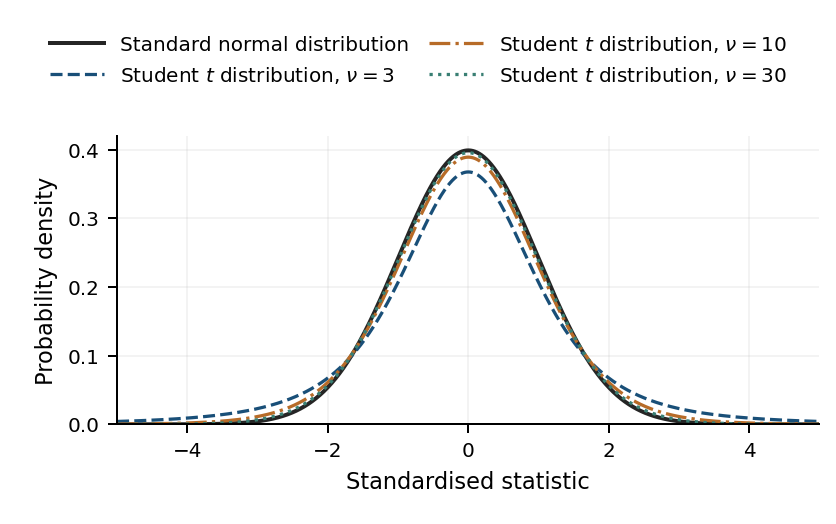

Recreate this plot in Python.
#!/usr/bin/env python3
"""Plot standard normal and Student t densities at their printed dimensions."""

from pathlib import Path

import matplotlib

matplotlib.use("Agg")
import matplotlib.pyplot as plt
import numpy as np
from scipy.stats import norm, t


def main():
    plt.rcParams.update({
        "font.family": "DejaVu Sans",
        "font.size": 9,
        "axes.labelsize": 9,
        "xtick.labelsize": 8,
        "ytick.labelsize": 8,
        "legend.fontsize": 8,
        "lines.linewidth": 1.3,
        "axes.spines.top": False,
        "axes.spines.right": False,
        "pdf.fonttype": 42,
    })

    x = np.linspace(-5, 5, 2001)
    fig, ax = plt.subplots(figsize=(118 / 25.4, 74 / 25.4))
    fig.subplots_adjust(left=.14, right=.98, bottom=.19, top=.74)
    ax.plot(x, norm.pdf(x), color="#252525", linewidth=1.6,
            label="Standard normal distribution")
    for degrees, color, style in (
        (3, "#194f78", "--"),
        (10, "#b76b28", "-."),
        (30, "#397f73", ":"),
    ):
        ax.plot(x, t.pdf(x, df=degrees), color=color, linestyle=style,
                label=rf"Student $t$ distribution, $\nu={degrees}$")

    ax.set_xlim(-5, 5)
    ax.set_ylim(0, .42)
    ax.set_xticks([-4, -2, 0, 2, 4])
    ax.set_yticks([0, .1, .2, .3, .4])
    ax.set_xlabel("Standardised statistic")
    ax.set_ylabel("Probability density")
    ax.grid(alpha=.15)
    fig.legend(loc="upper center", bbox_to_anchor=(.5, .97), ncol=2,
               frameon=False, columnspacing=1.0, handlelength=2.7)

    output = Path(__file__).resolve().with_suffix("")
    fig.savefig(output.with_suffix(".pdf"))
    fig.savefig(output.with_suffix(".png"), dpi=180)
    plt.close(fig)


if __name__ == "__main__":
    main()
